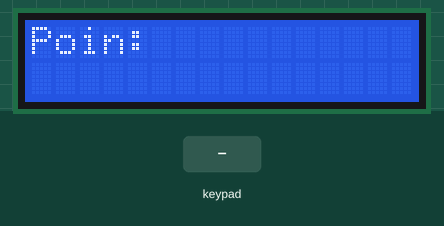
Simulated run of this sketch. Board: Arduino Uno, built with avr-gcc and run on an emulated ATmega328P. Parts: 16×2 character LCD. Inputs (shaded band) come from the test bench.

Above: at 1.2 s.
1.3 s: key 'A' pressed
At 2.5 s:
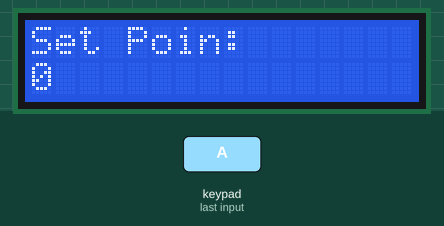
2.8 s: keypad keys 4 5 6 7 pressed 0.4 s apart
At 5.3 s:
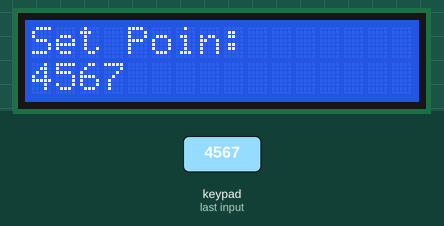
5.9 s: key '1' pressed
At 7.1 s:
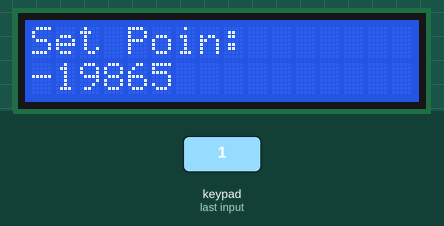
7.4 s: keypad keys 4 5 6 7 # pressed 0.4 s apart
At 9.5 s:
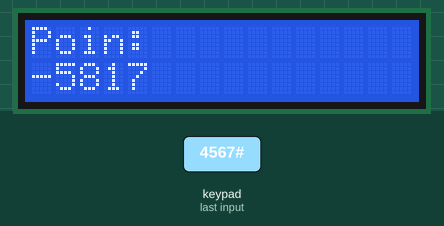
Timing chart, 0 to 11.0 s (numbered marks = the images above; inputs shaded):
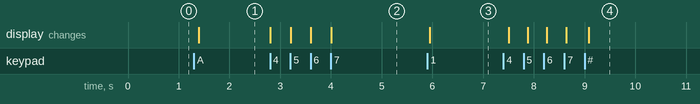

The sketch:

KEYPAD_4X4_LCD_SET_POIN.ino
```cpp
#include <Wire.h>
#include <LiquidCrystal_I2C.h>
#include <Keypad.h>

const byte ROWS = 4;
const byte COLS = 4;

char keys[ROWS][COLS] = {
  {'1','2','3','A'},
  {'4','5','6','B'},
  {'7','8','9','C'},
  {'*','0','#','D'}
};

byte rowPins[ROWS] = {4, 5, 6, 7};
byte colPins[COLS] = {8, 9, 10, 11};

Keypad keypad = Keypad(makeKeymap(keys), rowPins, colPins, ROWS, COLS);

LiquidCrystal_I2C lcd(0x27, 16, 2);

int poin = 0;

void setup() {
  lcd.init();
  lcd.backlight();
  lcd.setCursor(0, 0);
  lcd.print("Poin: ");
}

void loop() {
  char key = keypad.getKey();

  if (key == 'A') {
    // Masuk ke sub-menu set poin
    lcd.clear();
    lcd.setCursor(0, 0);
    lcd.print("Set Poin: ");
    lcd.setCursor(0, 1);
    lcd.print(poin);
    while (1) {
      char subKey = keypad.getKey();
      if (subKey) {
        if (subKey == 'A') {
          // Kembali ke menu utama
          lcd.clear();
          lcd.setCursor(0, 0);
          lcd.print("Poin: ");
          lcd.setCursor(0, 1);
          lcd.print(poin);
          break;
        }
        else if (subKey == '#') {
          // Menyimpan nilai poin
          lcd.clear();
          lcd.setCursor(0, 0);
          lcd.print("Poin: ");
          lcd.setCursor(0, 1);
          lcd.print(poin);
          break;
        }
        else if (subKey >= '0' && subKey <= '9') {
          // Mengubah nilai poin
          poin = poin * 10 + (subKey - '0');
          lcd.setCursor(0, 1);
          lcd.print(poin);
        }
      }
    }
  }
  else if (key == 'B') {
    // Menuju ke fungsi lain
  }

  delay(100);
}
```

Measured:
- after the input at 1.3 s, the display: changes after 0.09 s (image 1)
- after the input at 2.8 s, the display: first changes at once (image 2 shows a later state)
- after the input at 5.9 s, the display: changes after 0.05 s (image 3)
- after the input at 7.4 s, the display: first changes after 0.11 s (image 4 shows a later state)
